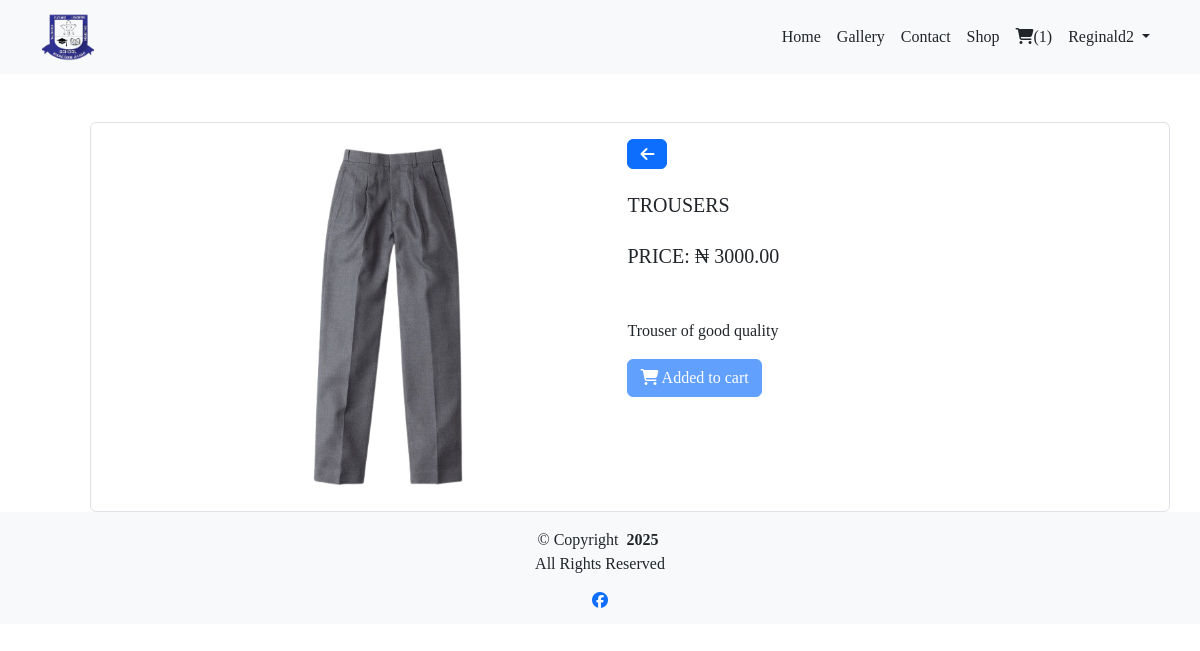
The app's page /shop/singlepage.php?id=2 (signed in) with its own data.
### tables this page shows
CREATE TABLE `products` (
  `id` int(11) NOT NULL,
  `barcode` varchar(100) NOT NULL,
  `pro_name` varchar(150) NOT NULL,
  `stock` int(11) DEFAULT 0,
  `pro_image` varchar(255) DEFAULT NULL,
  `pro_desc` text DEFAULT NULL,
  `purchase_price` decimal(10,2) NOT NULL,
  `sales_price` decimal(10,2) NOT NULL,
  `created_at` timestamp NOT NULL DEFAULT current_timestamp()
);

### shop/singlepage.php (the view, shortened to what this page needs)
<?php require '../inc/header.php' ?>
<div class="container">
    <div class="row mt-5 p-3 border rounded ms-5">
        <div class="col-md-10">
            <div class="row">
    <?php
        if(isset($_GET['id'])){
            $pro_id = $_GET['id'];
            $queryData = $db->prepare('SELECT * FROM products WHERE id = :pro_id');
            $queryData->bindParam(':pro_id', $pro_id, PDO::PARAM_INT);
            $queryData->execute();
            $row = $queryData->fetch(PDO::FETCH_OBJ);
            if($row){
                if (isset($_SESSION['auth_user']['id'])) {
                    $user_id = $_SESSION['auth_user']['id'];
                    $checkCartPro = $db->prepare('SELECT * FROM cart WHERE pro_id = :pro_id AND user_id = :user_id');
                    $checkCartPro->bindParam(':pro_id', $row->id, PDO::PARAM_INT);
                    $checkCartPro->bindParam(':user_id', $user_id, PDO::PARAM_INT);
                    $checkCartPro->execute();
                }
        }
    ?>
        <div class="col-md-7">
        <form action="" id="form-data" method="post">
            <img src="../AdminLte/includes/productImage/<?= $row->pro_image ?>" alt=""  style="width: 70%; margin-left: 100px; height: 100%;">
        </div>
        <div class="col-md-4">
                <a class="btn btn-primary text-right"  href="../index.php"><i class="fas fa-arrow-left"></i></a>
                    <h5 class="card-title text-uppercase my-4" style="font-family: cursive;"><?= $row->pro_name ?></h5>
                    <span class=" text-uppercase lead">Price: &#8358; <?= $row->purchase_price ?></span>
                    <p class="card-text mt-5" style="font-family: cursive;">
                        <?= $row->pro_desc ?>
                    </p>
                    <?php if(!isset($_SESSION['auth_user']['username'])) : ?>
                        <h3 class="lead"><a href="login.php" class="text-decoration-none text-danger">Login or Register to shop</a></h3>
                        <?php else: ?>
                <?php if(isset($_SESSION['auth_user']['id'])): ?>
                    <?php if($checkCartPro->rowCount() > 0): ?>
                        <button class="btn btn-primary" id="submit" disabled name="submit" type="submit">  <i class="fa fa-shopping-cart"></i> Added to cart</button>
                    <?php endif; ?>
                <?php endif; ?>
                <?php endif; ?>
                </div>
            </div>
        </div>
    </div>
</div>
        <?php }else{
            echo "No Product found!";
        } ?>
</body>
</html>
  <?php require '../inc/footer.php'; ?>

### records on screen
products: pro_image (picture), pro_name "TROUSERS", purchase_price "3000.00", pro_desc "Trouser of good quality"

### other values on screen
$fetchData->num_products "1"
$_SESSION['auth_user']['username'] "Reginald2"
